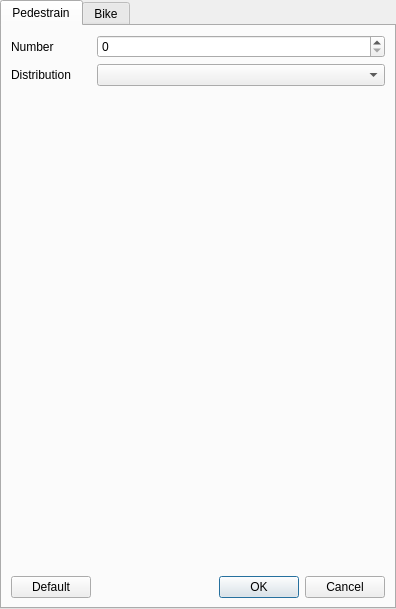
<?xml version="1.0" encoding="UTF-8"?>
<ui version="4.0">
 <class>Dialog</class>
 <widget class="QDialog" name="Dialog">
  <property name="geometry">
   <rect>
    <x>0</x>
    <y>0</y>
    <width>396</width>
    <height>609</height>
   </rect>
  </property>
  <property name="windowTitle">
   <string>Agents Editor</string>
  </property>
  <layout class="QGridLayout" name="gridLayout">
   <property name="leftMargin">
    <number>0</number>
   </property>
   <property name="topMargin">
    <number>0</number>
   </property>
   <property name="rightMargin">
    <number>0</number>
   </property>
   <property name="bottomMargin">
    <number>0</number>
   </property>
   <item row="0" column="0">
    <widget class="QTabWidget" name="tabWidget">
     <property name="currentIndex">
      <number>0</number>
     </property>
     <widget class="QWidget" name="tab">
      <attribute name="title">
       <string>Pedestrain</string>
      </attribute>
      <layout class="QGridLayout" name="gridLayout_2">
       <item row="1" column="0">
        <widget class="QLabel" name="label">
         <property name="text">
          <string>Distribution</string>
         </property>
        </widget>
       </item>
       <item row="1" column="1">
        <widget class="QComboBox" name="comboBox"/>
       </item>
       <item row="3" column="1">
        <widget class="QDialogButtonBox" name="buttonBox">
         <property name="standardButtons">
          <set>QDialogButtonBox::Cancel|QDialogButtonBox::Ok</set>
         </property>
        </widget>
       </item>
       <item row="3" column="0">
        <widget class="QPushButton" name="pushButton_2">
         <property name="text">
          <string>Default</string>
         </property>
        </widget>
       </item>
       <item row="0" column="1">
        <widget class="QSpinBox" name="spinBox"/>
       </item>
       <item row="0" column="0">
        <widget class="QLabel" name="label_2">
         <property name="text">
          <string>Number</string>
         </property>
        </widget>
       </item>
       <item row="2" column="1">
        <spacer name="verticalSpacer">
         <property name="orientation">
          <enum>Qt::Vertical</enum>
         </property>
         <property name="sizeHint" stdset="0">
          <size>
           <width>20</width>
           <height>40</height>
          </size>
         </property>
        </spacer>
       </item>
      </layout>
     </widget>
     <widget class="QWidget" name="tab_2">
      <attribute name="title">
       <string>Bike</string>
      </attribute>
      <layout class="QGridLayout" name="gridLayout_3">
       <item row="1" column="1">
        <widget class="QComboBox" name="comboBox_2"/>
       </item>
       <item row="3" column="0">
        <widget class="QPushButton" name="pushButton">
         <property name="text">
          <string>Default</string>
         </property>
        </widget>
       </item>
       <item row="1" column="0">
        <widget class="QLabel" name="label_3">
         <property name="text">
          <string>Distribution</string>
         </property>
        </widget>
       </item>
       <item row="3" column="1">
        <widget class="QDialogButtonBox" name="buttonBox_2">
         <property name="standardButtons">
          <set>QDialogButtonBox::Cancel|QDialogButtonBox::Ok</set>
         </property>
        </widget>
       </item>
       <item row="0" column="1">
        <widget class="QSpinBox" name="spinBox_2"/>
       </item>
       <item row="0" column="0">
        <widget class="QLabel" name="label_4">
         <property name="text">
          <string>Number</string>
         </property>
        </widget>
       </item>
       <item row="2" column="1">
        <spacer name="verticalSpacer_2">
         <property name="orientation">
          <enum>Qt::Vertical</enum>
         </property>
         <property name="sizeHint" stdset="0">
          <size>
           <width>20</width>
           <height>40</height>
          </size>
         </property>
        </spacer>
       </item>
      </layout>
     </widget>
    </widget>
   </item>
  </layout>
 </widget>
 <resources/>
 <connections/>
</ui>
